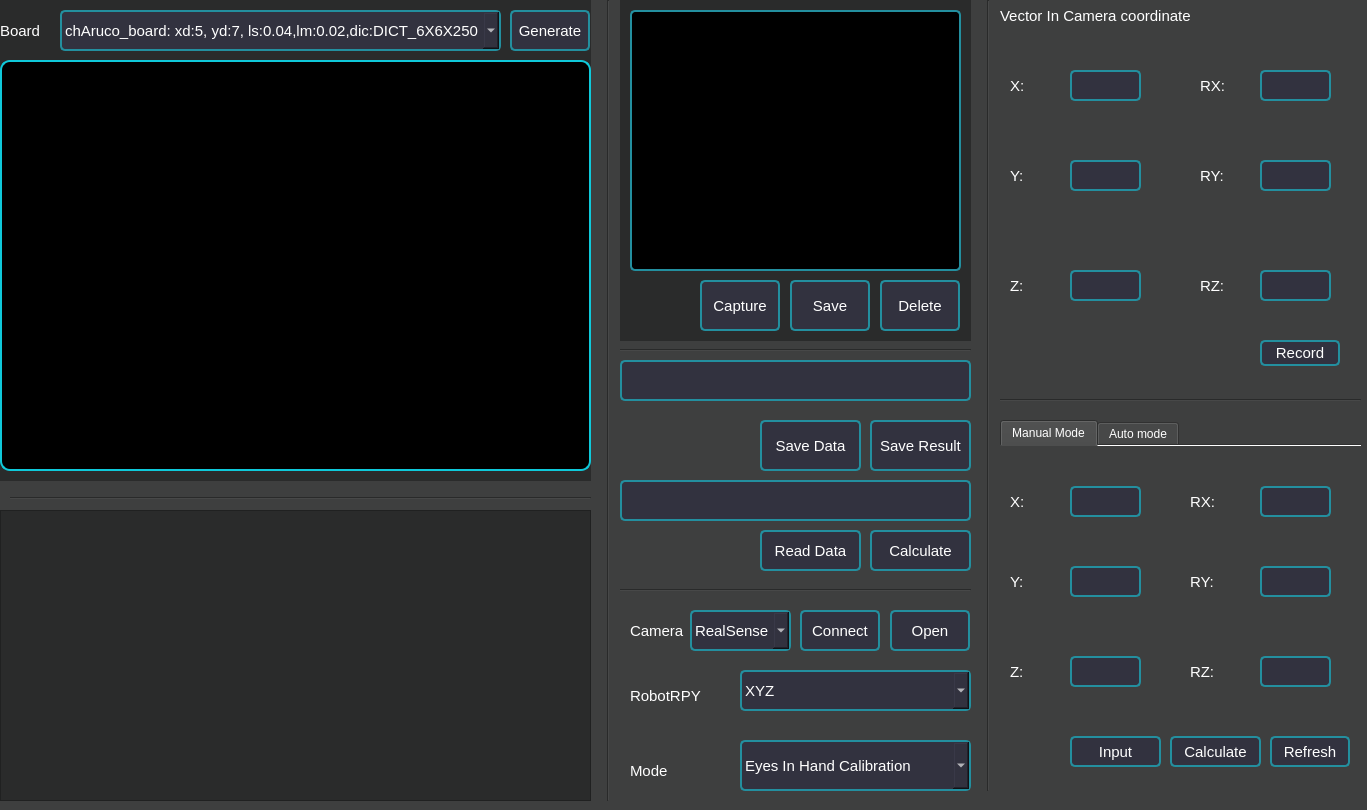
 <widget class="QWidget" name="CalibrationClass">
  <property name="geometry">
   <rect>
    <x>0</x>
    <y>0</y>
    <width>1367</width>
    <height>810</height>
   </rect>
  </property>
  <property name="windowTitle">
   <string>Calibration</string>
  </property>
  <property name="styleSheet">
   <string notr="true">outline: none;
color: rgb(255, 255, 255);
background-color: rgb(62, 63, 63);</string>
  </property>
  <widget class="QWidget" name="w_boardGenerator" native="true">
   <property name="geometry">
    <rect>
     <x>0</x>
     <y>0</y>
     <width>591</width>
     <height>61</height>
    </rect>
   </property>
   <property name="styleSheet">
    <string notr="true">outline: none;
color: rgb(255, 255, 255);
background-color: rgb(42, 43, 43);</string>
   </property>
   <widget class="QLabel" name="boardLabel">
    <property name="geometry">
     <rect>
      <x>0</x>
      <y>10</y>
      <width>61</width>
      <height>41</height>
     </rect>
    </property>
    <property name="styleSheet">
     <string notr="true">color:white; font-size:15px</string>
    </property>
    <property name="text">
     <string>Board</string>
    </property>
   </widget>
   <widget class="QComboBox" name="board_select_combox">
    <property name="geometry">
     <rect>
      <x>60</x>
      <y>10</y>
      <width>441</width>
      <height>41</height>
     </rect>
    </property>
    <property name="styleSheet">
     <string notr="true">color:white; font-size:15px;
min-width: 60px; min-height: 22px;
text-align: center;
border: 2px solid gray;
color: rgb(255, 255, 255);
border-radius:5px;
border-color: rgb(35, 143, 159);
background-color: rgb(50, 50, 63);</string>
    </property>
    <item>
     <property name="text">
      <string>chAruco_board: xd:5, yd:7, ls:0.04,lm:0.02,dic:DICT_6X6X250</string>
     </property>
    </item>
    <item>
     <property name="text">
      <string>chAruco_board:xd:5,yd:7,ls:0.03,lm:0.015,dic:DICT5x5x250</string>
     </property>
    </item>
   </widget>
   <widget class="QPushButton" name="generate_button">
    <property name="geometry">
     <rect>
      <x>510</x>
      <y>10</y>
      <width>80</width>
      <height>41</height>
     </rect>
    </property>
    <property name="styleSheet">
     <string notr="true">color:white; font-size:15px;
min-width: 60px; min-height: 22px;
text-align: center;
border: 2px solid gray;
color: rgb(255, 255, 255);
border-radius:5px;
border-color: rgb(35, 143, 159);
background-color: rgb(50, 50, 63);</string>
    </property>
    <property name="text">
     <string>Generate</string>
    </property>
   </widget>
  </widget>
  <widget class="Line" name="line">
   <property name="geometry">
    <rect>
     <x>600</x>
     <y>0</y>
     <width>16</width>
     <height>801</height>
    </rect>
   </property>
   <property name="orientation">
    <enum>Qt::Vertical</enum>
   </property>
  </widget>
  <widget class="Line" name="line_2">
   <property name="geometry">
    <rect>
     <x>620</x>
     <y>340</y>
     <width>351</width>
     <height>20</height>
    </rect>
   </property>
   <property name="orientation">
    <enum>Qt::Horizontal</enum>
   </property>
  </widget>
  <widget class="QWidget" name="w_boardshow" native="true">
   <property name="geometry">
    <rect>
     <x>620</x>
     <y>0</y>
     <width>351</width>
     <height>341</height>
    </rect>
   </property>
   <property name="styleSheet">
    <string notr="true">outline: none;
color: rgb(255, 255, 255);
background-color: rgb(42, 43, 43);</string>
   </property>
   <widget class="QLabel" name="board_display_label">
    <property name="geometry">
     <rect>
      <x>10</x>
      <y>10</y>
      <width>331</width>
      <height>261</height>
     </rect>
    </property>
    <property name="styleSheet">
     <string notr="true">min-width: 60px; min-height: 22px;
text-align: center;
border: 2px solid gray;
color: rgb(255, 255, 255);
border-radius:5px;
border-color: rgb(35, 143, 159);
background-color: rgb(0, 0, 0);
</string>
    </property>
    <property name="text">
     <string/>
    </property>
   </widget>
   <widget class="QPushButton" name="save_button">
    <property name="geometry">
     <rect>
      <x>170</x>
      <y>280</y>
      <width>80</width>
      <height>51</height>
     </rect>
    </property>
    <property name="styleSheet">
     <string notr="true">color:white; font-size:15px;
min-width: 60px; min-height: 22px;
text-align: center;
border: 2px solid gray;
color: rgb(255, 255, 255);
border-radius:5px;
border-color: rgb(35, 143, 159);
background-color: rgb(50, 50, 63);</string>
    </property>
    <property name="text">
     <string>Save</string>
    </property>
   </widget>
   <widget class="QPushButton" name="delete_button">
    <property name="geometry">
     <rect>
      <x>260</x>
      <y>280</y>
      <width>80</width>
      <height>51</height>
     </rect>
    </property>
    <property name="styleSheet">
     <string notr="true">color:white; font-size:15px;
min-width: 60px; min-height: 22px;
text-align: center;
border: 2px solid gray;
color: rgb(255, 255, 255);
border-radius:5px;
border-color: rgb(35, 143, 159);
background-color: rgb(50, 50, 63);</string>
    </property>
    <property name="text">
     <string>Delete</string>
    </property>
   </widget>
   <widget class="Line" name="line_3">
    <property name="geometry">
     <rect>
      <x>473</x>
      <y>310</y>
      <width>20</width>
      <height>41</height>
     </rect>
    </property>
    <property name="orientation">
     <enum>Qt::Vertical</enum>
    </property>
   </widget>
   <widget class="QPushButton" name="capture_button">
    <property name="geometry">
     <rect>
      <x>80</x>
      <y>280</y>
      <width>80</width>
      <height>51</height>
     </rect>
    </property>
    <property name="styleSheet">
     <string notr="true">color:white; font-size:15px;
min-width: 60px; min-height: 22px;
text-align: center;
border: 2px solid gray;
color: rgb(255, 255, 255);
border-radius:5px;
border-color: rgb(35, 143, 159);
background-color: rgb(50, 50, 63);</string>
    </property>
    <property name="text">
     <string>Capture</string>
    </property>
   </widget>
  </widget>
  <widget class="QWidget" name="w_cam" native="true">
   <property name="geometry">
    <rect>
     <x>0</x>
     <y>60</y>
     <width>591</width>
     <height>421</height>
    </rect>
   </property>
   <property name="styleSheet">
    <string notr="true">outline: none;
color: rgb(255, 255, 255);
background-color: rgb(42, 43, 43);</string>
   </property>
   <widget class="QLabel" name="cam_display_label">
    <property name="geometry">
     <rect>
      <x>0</x>
      <y>0</y>
      <width>591</width>
      <height>411</height>
     </rect>
    </property>
    <property name="styleSheet">
     <string notr="true">min-width: 60px; min-height: 22px;
text-align: center;
border: 2px solid gray;
color: rgb(255, 255, 255);
border-radius:10px;
border-color:rgb(15, 201, 218);
background-color: rgb(0, 0, 0);
</string>
    </property>
    <property name="text">
     <string/>
    </property>
   </widget>
  </widget>
  <widget class="QWidget" name="w_command" native="true">
   <property name="geometry">
    <rect>
     <x>0</x>
     <y>510</y>
     <width>591</width>
     <height>291</height>
    </rect>
   </property>
   <property name="styleSheet">
    <string notr="true">outline: none;
color: rgb(255, 255, 255);
background-color: rgb(42, 43, 43);</string>
   </property>
   <widget class="QTextBrowser" name="command_text_browser">
    <property name="geometry">
     <rect>
      <x>0</x>
      <y>0</y>
      <width>591</width>
      <height>291</height>
     </rect>
    </property>
    <property name="styleSheet">
     <string notr="true">font: 15pt &quot;MS Shell Dlg 2&quot;;
</string>
    </property>
   </widget>
  </widget>
  <widget class="Line" name="line_6">
   <property name="geometry">
    <rect>
     <x>10</x>
     <y>490</y>
     <width>581</width>
     <height>16</height>
    </rect>
   </property>
   <property name="orientation">
    <enum>Qt::Horizontal</enum>
   </property>
  </widget>
  <widget class="QWidget" name="w_connect" native="true">
   <property name="geometry">
    <rect>
     <x>620</x>
     <y>610</y>
     <width>351</width>
     <height>191</height>
    </rect>
   </property>
   <widget class="QLabel" name="cam_label">
    <property name="geometry">
     <rect>
      <x>10</x>
      <y>0</y>
      <width>61</width>
      <height>41</height>
     </rect>
    </property>
    <property name="styleSheet">
     <string notr="true">color:white; font-size:15px</string>
    </property>
    <property name="text">
     <string>Camera</string>
    </property>
   </widget>
   <widget class="QComboBox" name="cam_select_combox">
    <property name="geometry">
     <rect>
      <x>70</x>
      <y>0</y>
      <width>101</width>
      <height>41</height>
     </rect>
    </property>
    <property name="styleSheet">
     <string notr="true">color:white; font-size:15px;
min-width: 60px; min-height: 22px;
text-align: center;
border: 2px solid gray;
color: rgb(255, 255, 255);
border-radius:5px;
border-color: rgb(35, 143, 159);
background-color: rgb(50, 50, 63);</string>
    </property>
    <item>
     <property name="text">
      <string>RealSense</string>
     </property>
    </item>
    <item>
     <property name="text">
      <string>Zivid</string>
     </property>
    </item>
    <item>
     <property name="text">
      <string>Hikvision</string>
     </property>
    </item>
   </widget>
   <widget class="QPushButton" name="cam_connect_button">
    <property name="geometry">
     <rect>
      <x>180</x>
      <y>0</y>
      <width>80</width>
      <height>41</height>
     </rect>
    </property>
    <property name="styleSheet">
     <string notr="true">color:white; font-size:15px;
min-width: 60px; min-height: 22px;
text-align: center;
border: 2px solid gray;
color: rgb(255, 255, 255);
border-radius:5px;
border-color: rgb(35, 143, 159);
background-color: rgb(50, 50, 63);</string>
    </property>
    <property name="text">
     <string>Connect</string>
    </property>
   </widget>
   <widget class="QLabel" name="robotRPY_label">
    <property name="geometry">
     <rect>
      <x>10</x>
      <y>60</y>
      <width>111</width>
      <height>51</height>
     </rect>
    </property>
    <property name="styleSheet">
     <string notr="true">color:white; font-size:15px</string>
    </property>
    <property name="text">
     <string>RobotRPY</string>
    </property>
   </widget>
   <widget class="QComboBox" name="rpy_select_combox">
    <property name="geometry">
     <rect>
      <x>120</x>
      <y>60</y>
      <width>231</width>
      <height>41</height>
     </rect>
    </property>
    <property name="styleSheet">
     <string notr="true">color:white; font-size:15px;
min-width: 60px; min-height: 22px;
text-align: center;
border: 2px solid gray;
color: rgb(255, 255, 255);
border-radius:5px;
border-color: rgb(35, 143, 159);
background-color: rgb(50, 50, 63);</string>
    </property>
    <item>
     <property name="text">
      <string>XYZ</string>
     </property>
    </item>
    <item>
     <property name="text">
      <string>ZYX</string>
     </property>
    </item>
   </widget>
   <widget class="QPushButton" name="cam_open_button">
    <property name="geometry">
     <rect>
      <x>270</x>
      <y>0</y>
      <width>80</width>
      <height>41</height>
     </rect>
    </property>
    <property name="styleSheet">
     <string notr="true">color:white; font-size:15px;
min-width: 60px; min-height: 22px;
text-align: center;
border: 2px solid gray;
color: rgb(255, 255, 255);
border-radius:5px;
border-color: rgb(35, 143, 159);
background-color: rgb(50, 50, 63);</string>
    </property>
    <property name="text">
     <string>Open</string>
    </property>
   </widget>
   <widget class="QLabel" name="calibration_mode">
    <property name="geometry">
     <rect>
      <x>10</x>
      <y>140</y>
      <width>71</width>
      <height>41</height>
     </rect>
    </property>
    <property name="styleSheet">
     <string notr="true">color:white; font-size:15px</string>
    </property>
    <property name="text">
     <string>Mode</string>
    </property>
   </widget>
   <widget class="QComboBox" name="comboBox">
    <property name="geometry">
     <rect>
      <x>120</x>
      <y>130</y>
      <width>231</width>
      <height>51</height>
     </rect>
    </property>
    <property name="styleSheet">
     <string notr="true">color:white; font-size:15px;
min-width: 60px; min-height: 22px;
text-align: center;
border: 2px solid gray;
color: rgb(255, 255, 255);
border-radius:5px;
border-color: rgb(35, 143, 159);
background-color: rgb(50, 50, 63);</string>
    </property>
    <item>
     <property name="text">
      <string>Eyes In Hand Calibration</string>
     </property>
    </item>
    <item>
     <property name="text">
      <string>Eyes To Hand Calibration</string>
     </property>
    </item>
   </widget>
  </widget>
  <widget class="QWidget" name="w_vec_in_cam" native="true">
   <property name="geometry">
    <rect>
     <x>1000</x>
     <y>40</y>
     <width>361</width>
     <height>341</height>
    </rect>
   </property>
   <widget class="QLabel" name="X_cam_lab">
    <property name="geometry">
     <rect>
      <x>10</x>
      <y>30</y>
      <width>71</width>
      <height>31</height>
     </rect>
    </property>
    <property name="styleSheet">
     <string notr="true">color:white; font-size:15px</string>
    </property>
    <property name="text">
     <string>X:</string>
    </property>
   </widget>
   <widget class="QLabel" name="Y_cam_lab">
    <property name="geometry">
     <rect>
      <x>10</x>
      <y>120</y>
      <width>71</width>
      <height>31</height>
     </rect>
    </property>
    <property name="styleSheet">
     <string notr="true">color:white; font-size:15px</string>
    </property>
    <property name="text">
     <string>Y:</string>
    </property>
   </widget>
   <widget class="QLabel" name="Z_cam_lab">
    <property name="geometry">
     <rect>
      <x>10</x>
      <y>230</y>
      <width>71</width>
      <height>31</height>
     </rect>
    </property>
    <property name="styleSheet">
     <string notr="true">color:white; font-size:15px</string>
    </property>
    <property name="text">
     <string>Z:</string>
    </property>
   </widget>
   <widget class="QLabel" name="RX_cam_lab">
    <property name="geometry">
     <rect>
      <x>200</x>
      <y>30</y>
      <width>71</width>
      <height>31</height>
     </rect>
    </property>
    <property name="styleSheet">
     <string notr="true">color:white; font-size:15px</string>
    </property>
    <property name="text">
     <string>RX:</string>
    </property>
   </widget>
   <widget class="QLabel" name="RY_cam_lab">
    <property name="geometry">
     <rect>
      <x>200</x>
      <y>120</y>
      <width>71</width>
      <height>31</height>
     </rect>
    </property>
    <property name="styleSheet">
     <string notr="true">color:white; font-size:15px</string>
    </property>
    <property name="text">
     <string>RY:</string>
    </property>
   </widget>
   <widget class="QLabel" name="RZ_cam_lab">
    <property name="geometry">
     <rect>
      <x>200</x>
      <y>230</y>
      <width>71</width>
      <height>31</height>
     </rect>
    </property>
    <property name="styleSheet">
     <string notr="true">color:white; font-size:15px</string>
    </property>
    <property name="text">
     <string>RZ:</string>
    </property>
   </widget>
   <widget class="QLineEdit" name="X_line">
    <property name="enabled">
     <bool>true</bool>
    </property>
    <property name="geometry">
     <rect>
      <x>70</x>
      <y>30</y>
      <width>71</width>
      <height>31</height>
     </rect>
    </property>
    <property name="styleSheet">
     <string notr="true">min-width: 60px; min-height: 22px;
text-align: center;
border: 2px solid gray;
color: rgb(255, 255, 255);
border-radius:5px;
border-color: rgb(35, 143, 159);
background-color: rgb(50, 50, 63);</string>
    </property>
   </widget>
   <widget class="QLineEdit" name="Y_line">
    <property name="enabled">
     <bool>true</bool>
    </property>
    <property name="geometry">
     <rect>
      <x>70</x>
      <y>120</y>
      <width>71</width>
      <height>31</height>
     </rect>
    </property>
    <property name="styleSheet">
     <string notr="true">min-width: 60px; min-height: 22px;
text-align: center;
border: 2px solid gray;
color: rgb(255, 255, 255);
border-radius:5px;
border-color: rgb(35, 143, 159);
background-color: rgb(50, 50, 63);</string>
    </property>
   </widget>
   <widget class="QLineEdit" name="Z_line">
    <property name="enabled">
     <bool>true</bool>
    </property>
    <property name="geometry">
     <rect>
      <x>70</x>
      <y>230</y>
      <width>71</width>
      <height>31</height>
     </rect>
    </property>
    <property name="styleSheet">
     <string notr="true">min-width: 60px; min-height: 22px;
text-align: center;
border: 2px solid gray;
color: rgb(255, 255, 255);
border-radius:5px;
border-color: rgb(35, 143, 159);
background-color: rgb(50, 50, 63);</string>
    </property>
   </widget>
   <widget class="QLineEdit" name="RX_line">
    <property name="enabled">
     <bool>true</bool>
    </property>
    <property name="geometry">
     <rect>
      <x>260</x>
      <y>30</y>
      <width>71</width>
      <height>31</height>
     </rect>
    </property>
    <property name="styleSheet">
     <string notr="true">min-width: 60px; min-height: 22px;
text-align: center;
border: 2px solid gray;
color: rgb(255, 255, 255);
border-radius:5px;
border-color: rgb(35, 143, 159);
background-color: rgb(50, 50, 63);</string>
    </property>
   </widget>
   <widget class="QLineEdit" name="RY_line">
    <property name="enabled">
     <bool>true</bool>
    </property>
    <property name="geometry">
     <rect>
      <x>260</x>
      <y>120</y>
      <width>71</width>
      <height>31</height>
     </rect>
    </property>
    <property name="styleSheet">
     <string notr="true">min-width: 60px; min-height: 22px;
text-align: center;
border: 2px solid gray;
color: rgb(255, 255, 255);
border-radius:5px;
border-color: rgb(35, 143, 159);
background-color: rgb(50, 50, 63);</string>
    </property>
   </widget>
   <widget class="QLineEdit" name="RZ_line">
    <property name="enabled">
     <bool>true</bool>
    </property>
    <property name="geometry">
     <rect>
      <x>260</x>
      <y>230</y>
      <width>71</width>
      <height>31</height>
     </rect>
    </property>
    <property name="styleSheet">
     <string notr="true">min-width: 60px; min-height: 22px;
text-align: center;
border: 2px solid gray;
color: rgb(255, 255, 255);
border-radius:5px;
border-color: rgb(35, 143, 159);
background-color: rgb(50, 50, 63);</string>
    </property>
   </widget>
   <widget class="QPushButton" name="record_button">
    <property name="geometry">
     <rect>
      <x>260</x>
      <y>300</y>
      <width>80</width>
      <height>26</height>
     </rect>
    </property>
    <property name="styleSheet">
     <string notr="true">color:white; font-size:15px;
min-width: 60px; min-height: 22px;
text-align: center;
border: 2px solid gray;
color: rgb(255, 255, 255);
border-radius:5px;
border-color: rgb(35, 143, 159);
background-color: rgb(50, 50, 63);</string>
    </property>
    <property name="text">
     <string>Record</string>
    </property>
   </widget>
  </widget>
  <widget class="QLabel" name="label">
   <property name="geometry">
    <rect>
     <x>1000</x>
     <y>0</y>
     <width>371</width>
     <height>31</height>
    </rect>
   </property>
   <property name="styleSheet">
    <string notr="true">color:white; font-size:15px</string>
   </property>
   <property name="text">
    <string>Vector In Camera coordinate</string>
   </property>
  </widget>
  <widget class="QTabWidget" name="w_tab">
   <property name="geometry">
    <rect>
     <x>1000</x>
     <y>420</y>
     <width>361</width>
     <height>381</height>
    </rect>
   </property>
   <property name="styleSheet">
    <string notr="true">/* 鼠标悬停时的效果 */
QTabBar::tab:hover {
    background-color: rgb(90, 90, 90);  /* 鼠标悬停时背景颜色变化 */
}

/* 选中选项卡的样式，使其变高 */
QTabBar::tab:selected {
   color: rgb(0,0, 0);          /* 选项卡的文字颜色 */
padding:5px 8px;
  border: 2px solid rgb(230, 245, 250); /* 加粗的白色边界 */
  background-color: rgb(230, 245, 250);  /* 选中状态的背景颜色 */
}
QTabWidget::Tab{background-color: rgb(32, 33, 33);}
QTabWidget::Tab:Widget{background-color: rgb(32, 33, 33);}
QTabWidget::Widget{background-color: rgb(32, 33, 33);}
color:white; font-size:15px;
min-width: 60px; min-height: 22px;</string>
   </property>
   <property name="currentIndex">
    <number>0</number>
   </property>
   <property name="documentMode">
    <bool>true</bool>
   </property>
   <property name="tabsClosable">
    <bool>false</bool>
   </property>
   <property name="movable">
    <bool>false</bool>
   </property>
   <property name="tabBarAutoHide">
    <bool>false</bool>
   </property>
   <widget class="QWidget" name="manual_mode">
    <attribute name="title">
     <string>Manual Mode</string>
    </attribute>
    <widget class="QWidget" name="rob_man_wid" native="true">
     <property name="geometry">
      <rect>
       <x>0</x>
       <y>10</y>
       <width>361</width>
       <height>341</height>
      </rect>
     </property>
     <widget class="QLabel" name="RX_rob_lab">
      <property name="geometry">
       <rect>
        <x>190</x>
        <y>30</y>
        <width>71</width>
        <height>31</height>
       </rect>
      </property>
      <property name="styleSheet">
       <string notr="true">color:white; font-size:15px</string>
      </property>
      <property name="text">
       <string>RX:</string>
      </property>
     </widget>
     <widget class="QLabel" name="Y_rob_lab">
      <property name="geometry">
       <rect>
        <x>10</x>
        <y>110</y>
        <width>71</width>
        <height>31</height>
       </rect>
      </property>
      <property name="styleSheet">
       <string notr="true">color:white; font-size:15px</string>
      </property>
      <property name="text">
       <string>Y:</string>
      </property>
     </widget>
     <widget class="QLineEdit" name="Y_rob_line">
      <property name="enabled">
       <bool>true</bool>
      </property>
      <property name="geometry">
       <rect>
        <x>70</x>
        <y>110</y>
        <width>71</width>
        <height>31</height>
       </rect>
      </property>
      <property name="styleSheet">
       <string notr="true">min-width: 60px; min-height: 22px;
text-align: center;
border: 2px solid gray;
color: rgb(255, 255, 255);
border-radius:5px;
border-color: rgb(35, 143, 159);
background-color: rgb(50, 50, 63);</string>
      </property>
     </widget>
     <widget class="QLabel" name="RY_rob_lab">
      <property name="geometry">
       <rect>
        <x>190</x>
        <y>110</y>
        <width>71</width>
        <height>31</height>
       </rect>
      </property>
      <property name="styleSheet">
       <string notr="true">color:white; font-size:15px</string>
      </property>
      <property name="text">
       <string>RY:</string>
      </property>
     </widget>
     <widget class="QLabel" name="Z_rob_lab">
      <property name="geometry">
       <rect>
        <x>10</x>
        <y>200</y>
        <width>71</width>
        <height>31</height>
       </rect>
      </property>
      <property name="styleSheet">
       <string notr="true">color:white; font-size:15px</string>
      </property>
      <property name="text">
       <string>Z:</string>
      </property>
     </widget>
     <widget class="QLineEdit" name="RY_rob_line">
      <property name="enabled">
       <bool>true</bool>
      </property>
      <property name="geometry">
       <rect>
        <x>260</x>
        <y>110</y>
        <width>71</width>
        <height>31</height>
       </rect>
      </property>
      <property name="styleSheet">
       <string notr="true">min-width: 60px; min-height: 22px;
text-align: center;
border: 2px solid gray;
color: rgb(255, 255, 255);
border-radius:5px;
border-color: rgb(35, 143, 159);
background-color: rgb(50, 50, 63);</string>
      </property>
     </widget>
     <widget class="QLabel" name="RZ_rob_lab">
      <property name="geometry">
       <rect>
        <x>190</x>
        <y>200</y>
        <width>71</width>
        <height>31</height>
       </rect>
      </property>
      <property name="styleSheet">
       <string notr="true">color:white; font-size:15px</string>
      </property>
      <property name="text">
       <string>RZ:</string>
      </property>
     </widget>
     <widget class="QLabel" name="X_rob_lab">
      <property name="geometry">
       <rect>
        <x>10</x>
        <y>30</y>
        <width>71</width>
        <height>31</height>
       </rect>
      </property>
      <property name="styleSheet">
       <string notr="true">color:white; font-size:15px</string>
      </property>
      <property name="text">
       <string>X:</string>
      </property>
     </widget>
     <widget class="QLineEdit" name="X_rob_line">
      <property name="enabled">
       <bool>true</bool>
      </property>
      <property name="geometry">
       <rect>
        <x>70</x>
        <y>30</y>
        <width>71</width>
        <height>31</height>
       </rect>
      </property>
      <property name="styleSheet">
       <string notr="true">min-width: 60px; min-height: 22px;
text-align: center;
border: 2px solid gray;
color: rgb(255, 255, 255);
border-radius:5px;
border-color: rgb(35, 143, 159);
background-color: rgb(50, 50, 63);</string>
      </property>
     </widget>
     <widget class="QLineEdit" name="Z_rob_line">
      <property name="enabled">
       <bool>true</bool>
      </property>
      <property name="geometry">
       <rect>
        <x>70</x>
        <y>200</y>
        <width>71</width>
        <height>31</height>
       </rect>
      </property>
      <property name="styleSheet">
       <string notr="true">min-width: 60px; min-height: 22px;
text-align: center;
border: 2px solid gray;
color: rgb(255, 255, 255);
border-radius:5px;
border-color: rgb(35, 143, 159);
background-color: rgb(50, 50, 63);</string>
      </property>
     </widget>
     <widget class="QLineEdit" name="RX_rob_line">
      <property name="enabled">
       <bool>true</bool>
      </property>
      <property name="geometry">
       <rect>
        <x>260</x>
        <y>30</y>
        <width>71</width>
        <height>31</height>
       </rect>
      </property>
      <property name="styleSheet">
       <string notr="true">min-width: 60px; min-height: 22px;
text-align: center;
border: 2px solid gray;
color: rgb(255, 255, 255);
border-radius:5px;
border-color: rgb(35, 143, 159);
background-color: rgb(50, 50, 63);</string>
      </property>
     </widget>
     <widget class="QLineEdit" name="RZ_rob_line">
      <property name="enabled">
       <bool>true</bool>
      </property>
      <property name="geometry">
       <rect>
        <x>260</x>
        <y>200</y>
        <width>71</width>
        <height>31</height>
       </rect>
      </property>
      <property name="styleSheet">
       <string notr="true">min-width: 60px; min-height: 22px;
text-align: center;
border: 2px solid gray;
color: rgb(255, 255, 255);
border-radius:5px;
border-color: rgb(35, 143, 159);
background-color: rgb(50, 50, 63);</string>
      </property>
     </widget>
     <widget class="QPushButton" name="rob_vec_input">
      <property name="geometry">
       <rect>
        <x>70</x>
        <y>280</y>
        <width>91</width>
        <height>31</height>
       </rect>
      </property>
      <property name="styleSheet">
       <string notr="true">color:white; font-size:15px;
min-width: 60px; min-height: 22px;
text-align: center;
border: 2px solid gray;
color: rgb(255, 255, 255);
border-radius:5px;
border-color: rgb(35, 143, 159);
background-color: rgb(50, 50, 63);</string>
      </property>
      <property name="text">
       <string>Input</string>
      </property>
     </widget>
     <widget class="QPushButton" name="dcalculate_button">
      <property name="geometry">
       <rect>
        <x>170</x>
        <y>280</y>
        <width>91</width>
        <height>31</height>
       </rect>
      </property>
      <property name="styleSheet">
       <string notr="true">color:white; font-size:15px;
min-width: 60px; min-height: 22px;
text-align: center;
border: 2px solid gray;
color: rgb(255, 255, 255);
border-radius:5px;
border-color: rgb(35, 143, 159);
background-color: rgb(50, 50, 63);</string>
      </property>
      <property name="text">
       <string>Calculate</string>
      </property>
     </widget>
     <widget class="QPushButton" name="refresh_button">
      <property name="geometry">
       <rect>
        <x>270</x>
        <y>280</y>
        <width>80</width>
        <height>31</height>
       </rect>
      </property>
      <property name="styleSheet">
       <string notr="true">color:white; font-size:15px;
min-width: 60px; min-height: 22px;
text-align: center;
border: 2px solid gray;
color: rgb(255, 255, 255);
border-radius:5px;
border-color: rgb(35, 143, 159);
background-color: rgb(50, 50, 63);</string>
      </property>
      <property name="text">
       <string>Refresh</string>
      </property>
     </widget>
    </widget>
   </widget>
   <widget class="QWidget" name="auto_mode">
    <attribute name="title">
     <string>Auto mode</string>
    </attribute>
    <widget class="QWidget" name="rob_aut_wid" native="true">
     <property name="geometry">
      <rect>
       <x>0</x>
       <y>0</y>
       <width>361</width>
       <height>371</height>
      </rect>
     </property>
     <widget class="QPushButton" name="auto_mode_start_button">
      <property name="geometry">
       <rect>
        <x>280</x>
        <y>310</y>
        <width>80</width>
        <height>31</height>
       </rect>
      </property>
      <property name="styleSheet">
       <string notr="true">color:white; font-size:15px;
min-width: 60px; min-height: 22px;
text-align: center;
border: 2px solid gray;
color: rgb(255, 255, 255);
border-radius:5px;
border-color: rgb(35, 143, 159);
background-color: rgb(50, 50, 63);</string>
      </property>
      <property name="text">
       <string>Start</string>
      </property>
     </widget>
     <widget class="Line" name="line_5">
      <property name="geometry">
       <rect>
        <x>150</x>
        <y>10</y>
        <width>62</width>
        <height>341</height>
       </rect>
      </property>
      <property name="orientation">
       <enum>Qt::Vertical</enum>
      </property>
     </widget>
    </widget>
   </widget>
  </widget>
  <widget class="QWidget" name="w_file" native="true">
   <property name="geometry">
    <rect>
     <x>620</x>
     <y>360</y>
     <width>351</width>
     <height>211</height>
    </rect>
   </property>
   <widget class="QLineEdit" name="save_data_line">
    <property name="geometry">
     <rect>
      <x>0</x>
      <y>0</y>
      <width>351</width>
      <height>41</height>
     </rect>
    </property>
    <property name="styleSheet">
     <string notr="true">min-width: 60px; min-height: 22px;
text-align: center;
border: 2px solid gray;
color: rgb(255, 255, 255);
border-radius:5px;
border-color: rgb(35, 143, 159);
background-color: rgb(50, 50, 63);</string>
    </property>
   </widget>
   <widget class="QPushButton" name="save_c_data_button">
    <property name="geometry">
     <rect>
      <x>140</x>
      <y>60</y>
      <width>101</width>
      <height>51</height>
     </rect>
    </property>
    <property name="styleSheet">
     <string notr="true">color:white; font-size:15px;
min-width: 60px; min-height: 22px;
text-align: center;
border: 2px solid gray;
color: rgb(255, 255, 255);
border-radius:5px;
border-color: rgb(35, 143, 159);
background-color: rgb(50, 50, 63);</string>
    </property>
    <property name="text">
     <string>Save Data</string>
    </property>
   </widget>
   <widget class="QPushButton" name="save_m_data_button">
    <property name="geometry">
     <rect>
      <x>250</x>
      <y>60</y>
      <width>101</width>
      <height>51</height>
     </rect>
    </property>
    <property name="styleSheet">
     <string notr="true">color:white; font-size:15px;
min-width: 60px; min-height: 22px;
text-align: center;
border: 2px solid gray;
color: rgb(255, 255, 255);
border-radius:5px;
border-color: rgb(35, 143, 159);
background-color: rgb(50, 50, 63);</string>
    </property>
    <property name="text">
     <string>Save Result</string>
    </property>
   </widget>
   <widget class="QLineEdit" name="read_data_line">
    <property name="geometry">
     <rect>
      <x>0</x>
      <y>120</y>
      <width>351</width>
      <height>41</height>
     </rect>
    </property>
    <property name="styleSheet">
     <string notr="true">min-width: 60px; min-height: 22px;
text-align: center;
border: 2px solid gray;
color: rgb(255, 255, 255);
border-radius:5px;
border-color: rgb(35, 143, 159);
background-color: rgb(50, 50, 63);</string>
    </property>
   </widget>
   <widget class="QPushButton" name="read_data_button">
    <property name="geometry">
     <rect>
      <x>140</x>
      <y>170</y>
      <width>101</width>
      <height>41</height>
     </rect>
    </property>
    <property name="styleSheet">
     <string notr="true">color:white; font-size:15px;
min-width: 60px; min-height: 22px;
text-align: center;
border: 2px solid gray;
color: rgb(255, 255, 255);
border-radius:5px;
border-color: rgb(35, 143, 159);
background-color: rgb(50, 50, 63);</string>
    </property>
    <property name="text">
     <string>Read Data</string>
    </property>
   </widget>
   <widget class="QPushButton" name="icalculate_button">
    <property name="geometry">
     <rect>
      <x>250</x>
      <y>170</y>
      <width>101</width>
      <height>41</height>
     </rect>
    </property>
    <property name="styleSheet">
     <string notr="true">color:white; font-size:15px;
min-width: 60px; min-height: 22px;
text-align: center;
border: 2px solid gray;
color: rgb(255, 255, 255);
border-radius:5px;
border-color: rgb(35, 143, 159);
background-color: rgb(50, 50, 63);</string>
    </property>
    <property name="text">
     <string>Calculate</string>
    </property>
   </widget>
  </widget>
  <widget class="Line" name="line_9">
   <property name="geometry">
    <rect>
     <x>620</x>
     <y>580</y>
     <width>351</width>
     <height>21</height>
    </rect>
   </property>
   <property name="orientation">
    <enum>Qt::Horizontal</enum>
   </property>
  </widget>
  <widget class="Line" name="line_10">
   <property name="geometry">
    <rect>
     <x>1000</x>
     <y>390</y>
     <width>361</width>
     <height>21</height>
    </rect>
   </property>
   <property name="orientation">
    <enum>Qt::Horizontal</enum>
   </property>
  </widget>
  <widget class="Line" name="line_4">
   <property name="geometry">
    <rect>
     <x>980</x>
     <y>0</y>
     <width>16</width>
     <height>791</height>
    </rect>
   </property>
   <property name="orientation">
    <enum>Qt::Vertical</enum>
   </property>
  </widget>
 </widget>
